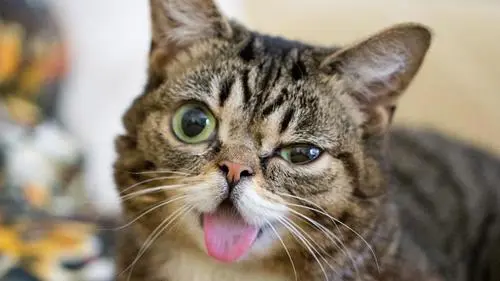
#> input picture python基础/opencv/photo/cat.jpg, 500 x 281 px, found by its file name
$ jupyter execute opencv_1.ipynb
#> lines starting #> are read from the running program, lines starting #| are printed output that depends on the picture
[cell 1]
from ast import increment_lineno
import cv2
from cv2 import cvtColor#opencv读取格式BGR
import matplotlib
import matplotlib.pyplot as plt
import numpy as np#数值计算工具包

def cv_show(name,img):
    cv2.imshow(name,img)
    cv2.waitKey(1000)#waitKey应该是会影响其他进程，一直等待任意按键
    cv2.destroyAllWindows()

### 图片显示蓝色问题

***您可以直接使用此行将 BGR 图像转换为 RGB：image = cv2.imread("path/to/file/image.jpg")[:,:,::-1]***

或者

***rgb = cv2.cvtColor(im, cv2.COLOR_BGR2RGB)***

### 显示多图，放大尺寸
***plt.figure(figsize=(100,50))***
***plt.subplot(111),plt.imshow(img,'brg',),plt.title('img')***

[cell 2]
#rgb = cv2.cvtColor(im, cv2.COLOR_BGR2RGB)
#image = cv2.imread("path/to/file/image.jpg")[:,:,::-1]


#图像显示
img1=cv2.imread(r'C:\Users\wangkai\Desktop\pythonwork\opencv\photo\cat.jpg')
#> img1 is the input picture: shape (281, 500, 3); mean B, G, R 115.4, 131.7, 143.8
#print(img1)
print(img1.shape)
#| (281, 500, 3)
cv_show('cat',img1)#不关闭窗口的话线程会停在这里  BGR三个括号三维


img2=cv2.imread(r'C:\Users\wangkai\Desktop\pythonwork\opencv\photo\cat.jpg',cv2.IMREAD_GRAYSCALE)
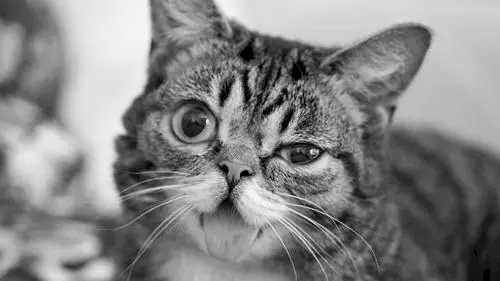
#> img2: shape (281, 500); min 0, max 251, mean 134
cv_show('cat',img2)#不关闭窗口的话线程会停在这里   BGR两个括号二维
#cv2.imwrite('r'C:\Users\wangkai\Desktop\pythonwork\opencv\photo\cat.jpg',img)
type(img1)#numpy.ndarray数组
img1.shape#长宽
img1.size#像素点个数
img1.dtype#uint8

plt.subplot(121),plt.imshow(img1,'brg'),plt.title('wk')
plt.subplot(122),plt.imshow(img2,'brg'),plt.title('wk')
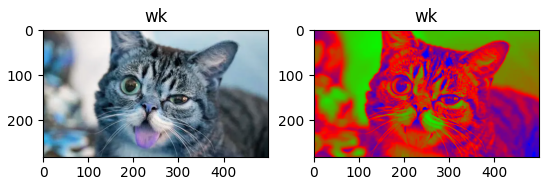
#> figure drawn by matplotlib, 2 panels; B, G, R data is drawn as R, G, B

$ run again, with python基础/opencv/photo/dog.jpg copied over python基础/opencv/photo/cat.jpg
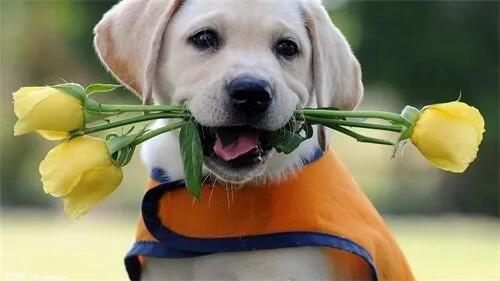
#> input picture python基础/opencv/photo/dog.jpg, 500 x 281 px, found by its file name
#> img1 is the input picture: shape (281, 500, 3); mean B, G, R 98.1, 128.1, 135.1
#| (281, 500, 3)
#> `img2=cv2.imread(r'C:\Users\wangkai\Desktop\pythonwork\opencv\photo\cat..`:
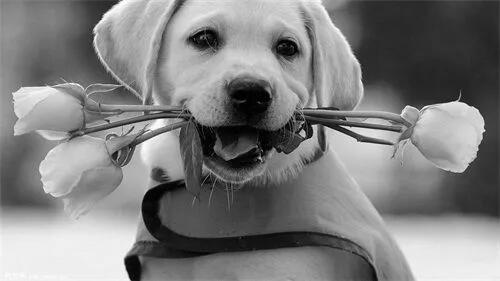
#> img2: shape (281, 500); min 0, max 255, mean 126.8
#> `[cell 2] #rgb = cv2.cvtColor(im, cv2.COLOR_BGR2RGB) #image = cv2.imrea..`:
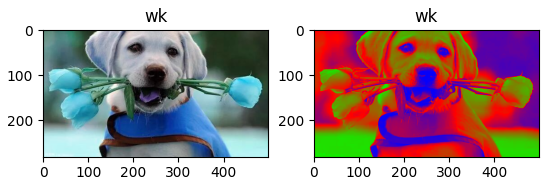
#> figure drawn by matplotlib, 2 panels; B, G, R data is drawn as R, G, B

$ run again, with python基础/opencv/photo/img.png saved as python基础/opencv/photo/cat.jpg
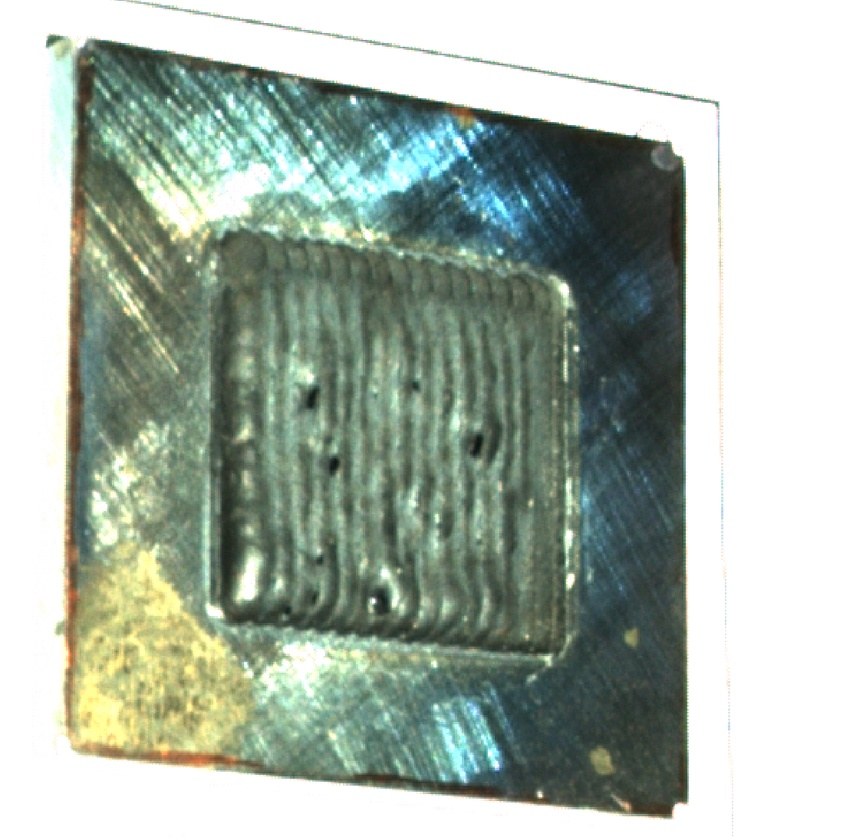
#> input picture python基础/opencv/photo/img.png, 843 x 837 px, shrunk from 1099 x 1091 before the run, found by its file name
#> img1 is the input picture: shape (837, 843, 3); mean B, G, R 166.1, 177.7, 165.1
#| (837, 843, 3)
#> `img2=cv2.imread(r'C:\Users\wangkai\Desktop\pythonwork\opencv\photo\cat..`:
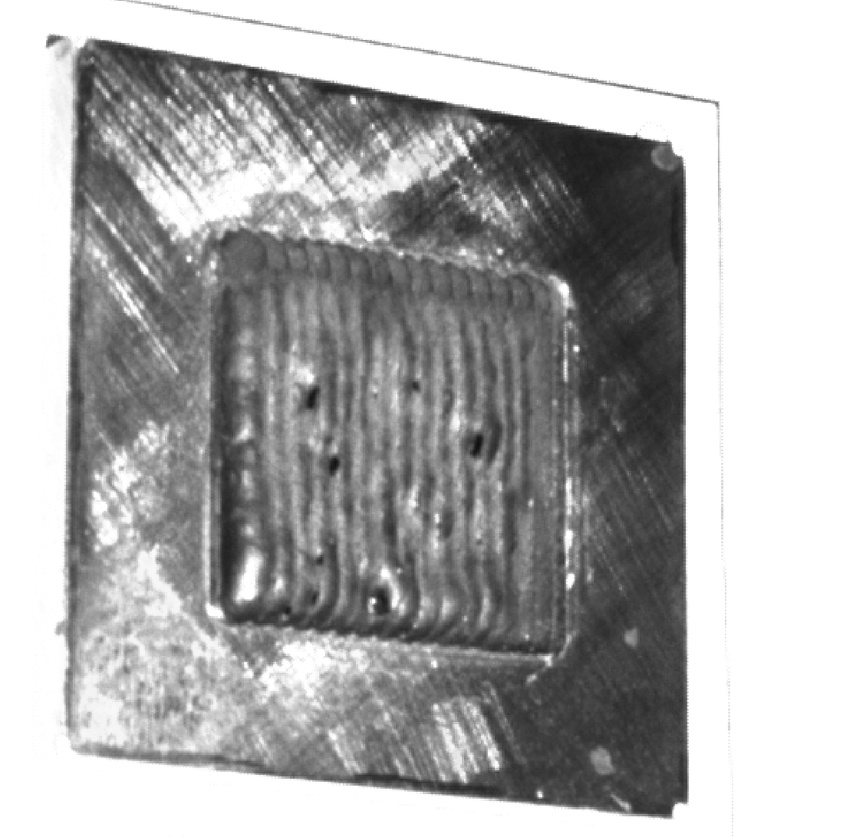
#> img2: shape (837, 843); min 14, max 255, mean 172.6
#> `[cell 2] #rgb = cv2.cvtColor(im, cv2.COLOR_BGR2RGB) #image = cv2.imrea..`:
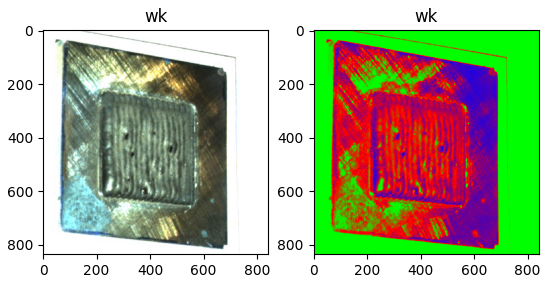
#> figure drawn by matplotlib, 2 panels; B, G, R data is drawn as R, G, B
